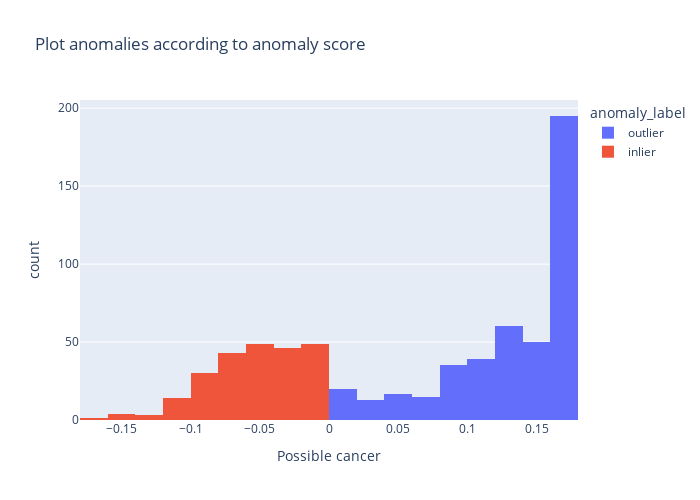

Notebook code cell kept with this figure:
### Code cell
#anommaly histogram

plt.plot(cancer)
plt.axhspan(0,-0.25,alpha=0.05,color='darkred')


df2B_use['anomaly_label']=predictions
df2B_use['anomaly_label']=df2B_use['anomaly_label'].apply(lambda x: 'outlier' if x==1  else 'inlier')
#plot anomalies in anomaly score
fig=px.histogram(df2B_use,x='Possible cancer',color='anomaly_label', title='Plot anomalies according to anomaly score')

fig.update_layout(
    autosize=False,
    width=700,
    height=500,)
fig.show()

### Figure 1 — Plotly figure (JSON) as saved in the notebook; plotly's stock layout.template omitted (floating-point values rounded to 4 significant figures; data arrays with more than 128 entries replaced by an {"elided": "..."} marker saying what was removed)
{"data": [{"alignmentgroup": "True", "bingroup": "x", "hovertemplate": "anomaly_label=outlier<br>Possible cancer=%{x}<br>count=%{y}<extra></extra>", "legendgroup": "outlier", "marker": {"color": "#636efa", "pattern": {"shape": ""}}, "name": "outlier", "offsetgroup": "outlier", "orientation": "v", "showlegend": true, "type": "histogram", "x": {"elided": "444 float values"}, "xaxis": "x", "yaxis": "y"}, {"alignmentgroup": "True", "bingroup": "x", "hovertemplate": "anomaly_label=inlier<br>Possible cancer=%{x}<br>count=%{y}<extra></extra>", "legendgroup": "inlier", "marker": {"color": "#EF553B", "pattern": {"shape": ""}}, "name": "inlier", "offsetgroup": "inlier", "orientation": "v", "showlegend": true, "type": "histogram", "x": {"elided": "239 float values"}, "xaxis": "x", "yaxis": "y"}], "layout": {"autosize": false, "barmode": "relative", "height": 500, "legend": {"title": {"text": "anomaly_label"}, "tracegroupgap": 0}, "title": {"text": "Plot anomalies according to anomaly score"}, "width": 700, "xaxis": {"anchor": "y", "domain": [0, 1], "title": {"text": "Possible cancer"}}, "yaxis": {"anchor": "x", "domain": [0, 1], "title": {"text": "count"}}}}
